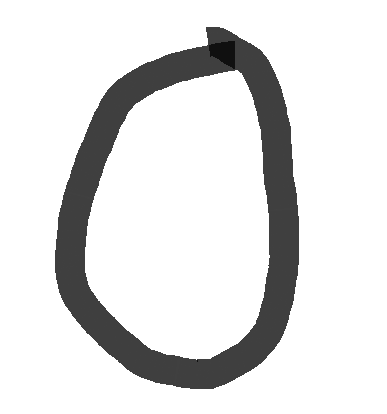
#> input picture Neural_Networks/0.png, 387 x 414 px
$ python -i ImgProcesser.py   (imports and definitions only)
#> lines starting #> are read from the running program, lines starting #| are printed output that depends on the picture; after the words box and inside, x2 and y2 are one past the last pixel; in counts of white or black regions, pixels touching at a corner belong together
from PIL import Image
import matplotlib.pylab as plt
import numpy as np
def picTo01(filename):
#> called with filename = '0.png'
    img = Image.open(filename).convert('RGBA')
#> img is the input picture: PIL image 387x414 RGBA; mean R, G, B, A 223.4, 223.4, 223.4, 255

    raw_data = img.load()      #得到像素值

    # 将其降噪并转化为黑白两色
    for y in range(img.size[1]):
        for x in range(img.size[0]):
            if raw_data[x, y][0] < 90:
                raw_data[x, y] = (0, 0, 0, 255)

    for y in range(img.size[1]):
        for x in range(img.size[0]):
            if raw_data[x, y][1] < 136:
                raw_data[x, y] = (0, 0, 0, 255)

    for y in range(img.size[1]):
        for x in range(img.size[0]):
            if raw_data[x, y][2] > 0:
                raw_data[x, y] = (255, 255, 255, 255)

    # 设置为32*32的大小
    img = img.resize((32, 32), Image.BICUBIC)
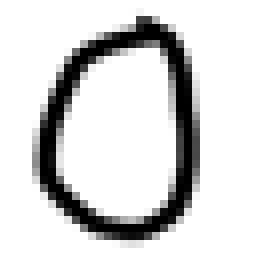
#> img: PIL image 32x32 RGBA (shown 8 times larger); mean R, G, B, A 213.2, 213.2, 213.2, 255

    # 进行保存，方便查看
    img.save('test.png')
    # 得到像素数组，为(32,32,4)
    array = plt.array(img)

    # 按照公式将其转为01, 公式： 0.299 * R + 0.587 * G + 0.114 * B

    gray_array = np.zeros((32, 32))

    # 行数
    for x in range(array.shape[0]):
        # 列数
        for y in range(array.shape[1]):
            # 计算灰度，若为255则白色，数值越小越接近黑色
            gary = 0.299 * array[x][y][0] + 0.587 * array[x][y][1] + 0.114 * array[x][y][2]

            # 设置一个阙值，记为0
            if gary == 255:
                gray_array[x][y] = 0
            else:
                # 否则认为是黑色，记为1
                gray_array[x][y] = 1
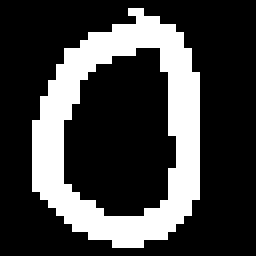
#> gray_array: shape (32, 32) float64 (shown 8 times larger); values 0 (black) and 1 (white), 25.5% white; 1 white region, box (x1, y1, x2, y2) and area: (4, 1, 25, 31) 261

    # 得到对应名称的txt文件
    name01 = filename.split('.')[0]
    name01 = name01 + '.txt'

    # 保存到文件中
    np.savetxt(name01, gray_array, fmt='%d', delimiter='')
    return name01

>>> result = picTo01('0.png')

$ run again, on Neural_Networks/3.png
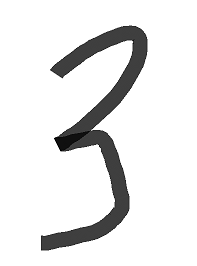
#> input picture Neural_Networks/3.png, 197 x 266 px
#> in picTo01, img is the input picture: PIL image 197x266 RGBA; mean R, G, B, A 230.9, 230.9, 230.9, 255
#> in picTo01, `img = img.resize((32, 32), Image.BICUBIC)`:
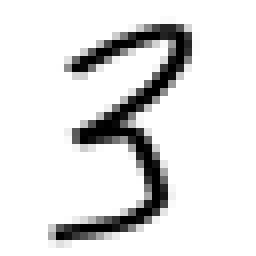
#> img: PIL image 32x32 RGBA (shown 8 times larger); mean R, G, B, A 224.1, 224.1, 224.1, 255
#> after the loop in picTo01, `for x in range(array.shape[0]):`:
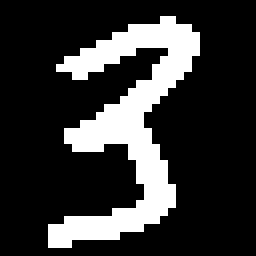
#> gray_array: shape (32, 32) float64 (shown 8 times larger); values 0 (black) and 1 (white), 20.5% white; 1 white region, box (x1, y1, x2, y2) and area: (6, 2, 25, 31) 210

$ run again, on Neural_Networks/6.png
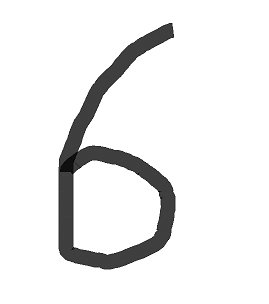
#> input picture Neural_Networks/6.png, 269 x 304 px
#> in picTo01, img is the input picture: PIL image 269x304 RGBA; mean R, G, B, A 236.2, 236.2, 236.2, 255
#> in picTo01, `img = img.resize((32, 32), Image.BICUBIC)`:
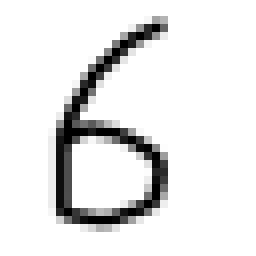
#> img: PIL image 32x32 RGBA (shown 8 times larger); mean R, G, B, A 230.8, 230.8, 230.8, 255
#> after the loop in picTo01, `for x in range(array.shape[0]):`:
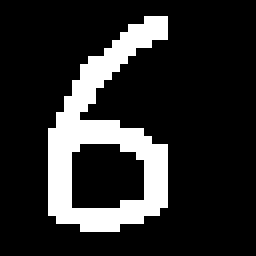
#> gray_array: shape (32, 32) float64 (shown 8 times larger); values 0 (black) and 1 (white), 16.9% white; 1 white region, box (x1, y1, x2, y2) and area: (6, 2, 21, 29) 173
